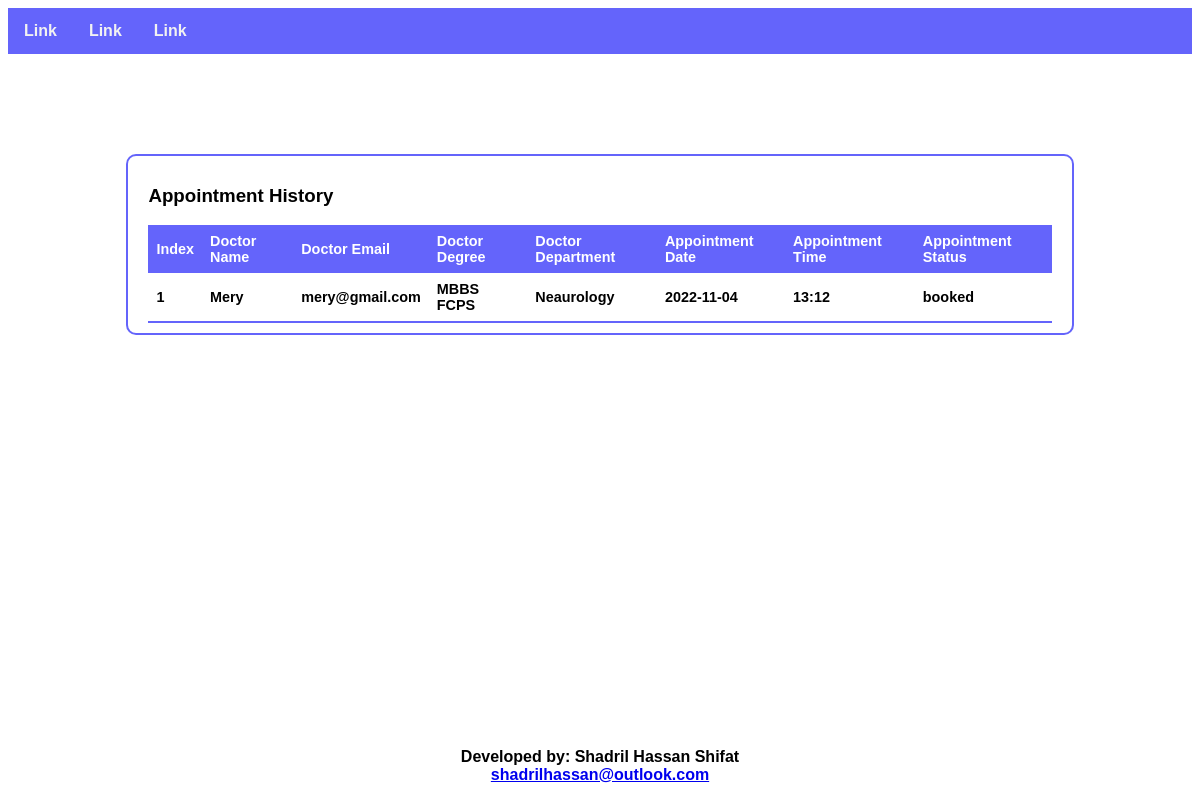
The page /HMS/patient/views/Appointmenthistory_patient.php (signed in) on the database as committed earlier.
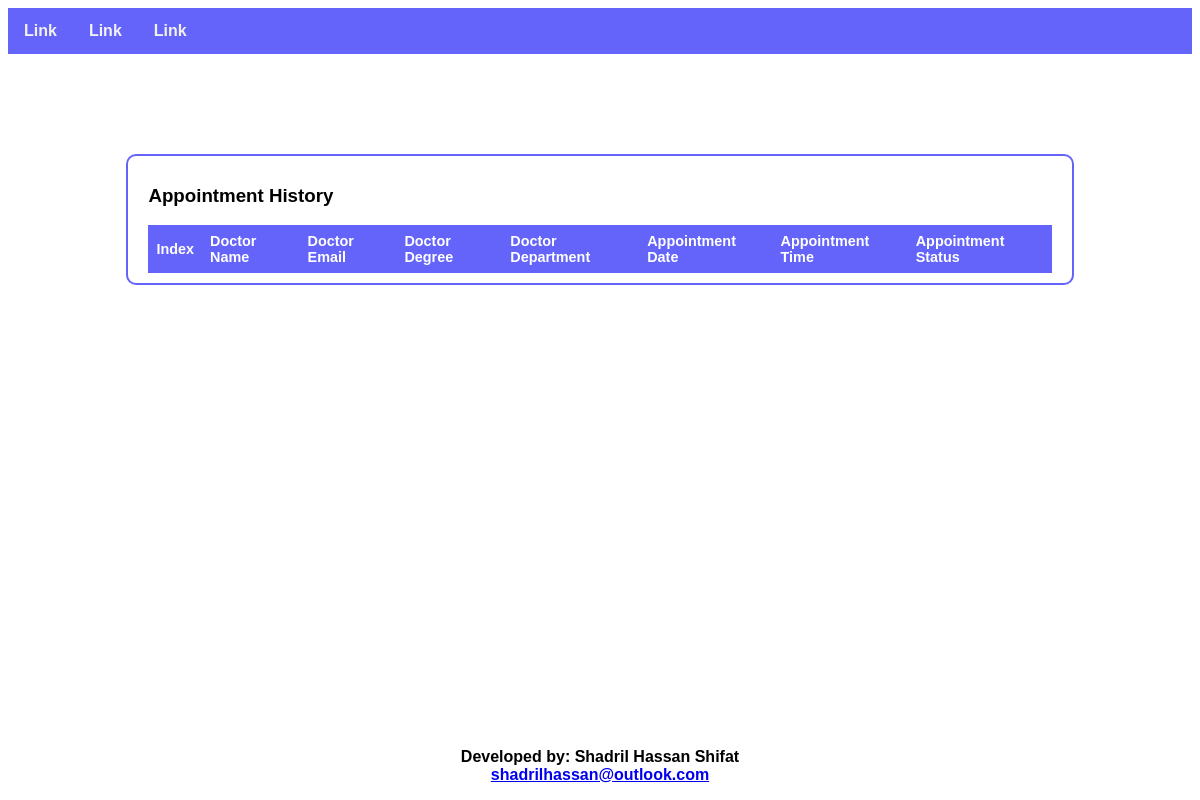
The same page on the database as committed later.
### tables this page shows
CREATE TABLE `doc_appointment` (
  `d_id` int(10) NOT NULL,
  `d_email` varchar(30) NOT NULL,
  `d_name` varchar(30) NOT NULL,
  `d_degree` varchar(15) NOT NULL,
  `d_dept` varchar(15) NOT NULL,
  `adate` varchar(15) NOT NULL,
  `atime` varchar(15) NOT NULL,
  `p_email` varchar(30) DEFAULT NULL,
  `p_name` varchar(30) DEFAULT NULL,
  `status` varchar(10) NOT NULL,
  `prescription` varchar(300) DEFAULT NULL
);

### HMS/patient/models/BookappointmentDB_patient.php (called while the page is built, shortened)
<?php
    function history(){
        $conn = mysqli_connect("localhost", "root", "", "hms");
        $stmt = mysqli_stmt_init($conn);
        $sql = "SELECT * FROM doc_appointment WHERE status=? AND p_email=?";
        mysqli_stmt_prepare($stmt, $sql);
        $status="booked";
        mysqli_stmt_bind_param($stmt, "ss", $status,$_SESSION['email']);
        mysqli_stmt_execute($stmt);
        $result = mysqli_stmt_get_result($stmt);
        return $result;
    }
?>

### HMS/patient/views/Appointmenthistory_patient.php (the view, shortened to what this page needs)
<?php
    include "Header.php";
    require "../models/BookappointmentDB_patient.php";
?>
<!DOCTYPE html>
<html lang="en">
<head>
    <link rel="stylesheet" type="text/css" href="css/Appointmenthistory.css">
</head>
<body>
    <div class="main">
    <h3>Appointment History</h3>
    <table class="doc">
        <thead>
            <tr>
                <th>Index</th>
                <th>Doctor Name</th>
                <th>Doctor Email</th>
                <th>Doctor Degree</th>
                <th>Doctor Department</th>
                <th>Appointment Date</th>
                <th>Appointment Time</th>
                <th>Appointment Status</th>
            </tr>
        </thead>
        <tbody>
            <?php
                $result=history();
                if($result->num_rows>0){
                    $idx=1;
                    while($row=mysqli_fetch_assoc($result)){
                        echo"
                            <tr>
                                <td>".$idx++."</td>
                                <td>".$row['d_name']."</td>
                                <td>".$row['d_email']."</td>
                                <td>".$row['d_degree']."</td>
                                <td>".$row['d_dept']."</td>
                                <td>".$row['adate']."</td>
                                <td>".$row['atime']."</td>
                                <td>".$row['status']."</td>
                            </tr>
                            ";
                    }
                }
            ?>
        </tbody>
    </table>
    </div>
</body>
<?php
    include "Footer.php";
?>
</html>

Rows that differ between the two databases and show on the page:
no longer on this page (row edited): doc_appointment: d_name "Mery", d_email "mery@gmail.com", d_degree "MBBS FCPS", d_dept "Neaurology", adate "2022-11-04", atime "13:12", status "booked"
